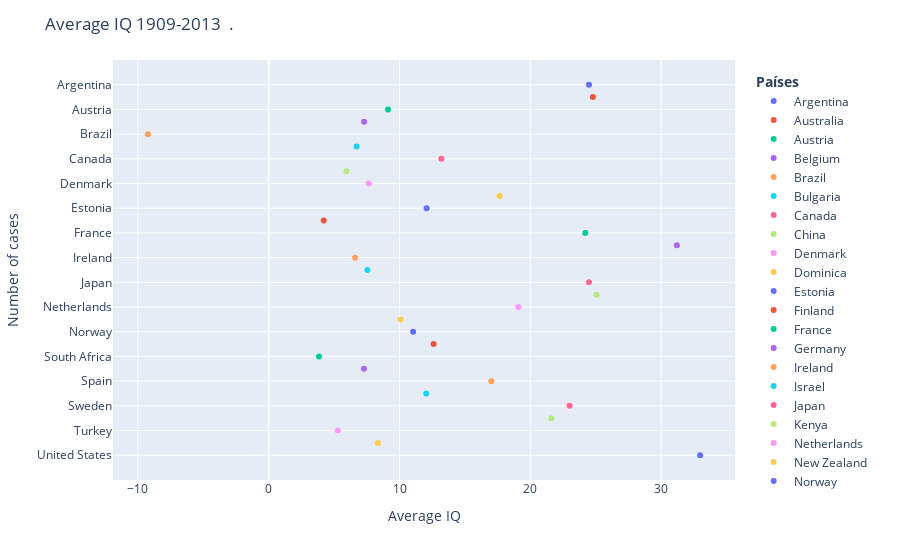

Notebook source saved alongside this figure:
### Code cell
fig = px.scatter(data, x='Average IQ change (Pietschnig and Voracek (2015)) (IQ points)', y='Entity', color='Entity')
fig.update_layout(title='Average IQ 1909-2013  .',
                  xaxis_title='Average IQ ', yaxis_title='Number of cases', legend_title='<b>Países</b>',
                  legend=dict(x=1.03,y=0.98))
fig.show()
# states.tail(10)

### Figure 1 — Plotly figure (JSON) as saved in the notebook; plotly's stock layout.template omitted (floating-point values rounded to 4 significant figures)
{"data": [{"hovertemplate": "Entity=%{y}<br>Average IQ change (Pietschnig and Voracek (2015)) (IQ points)=%{x}<extra></extra>", "legendgroup": "Argentina", "marker": {"color": "#636efa", "symbol": "circle"}, "mode": "markers", "name": "Argentina", "showlegend": true, "type": "scatter", "x": [24.48], "xaxis": "x", "y": ["Argentina"], "yaxis": "y"}, {"hovertemplate": "Entity=%{y}<br>Average IQ change (Pietschnig and Voracek (2015)) (IQ points)=%{x}<extra></extra>", "legendgroup": "Australia", "marker": {"color": "#EF553B", "symbol": "circle"}, "mode": "markers", "name": "Australia", "showlegend": true, "type": "scatter", "x": [24.78], "xaxis": "x", "y": ["Australia"], "yaxis": "y"}, {"hovertemplate": "Entity=%{y}<br>Average IQ change (Pietschnig and Voracek (2015)) (IQ points)=%{x}<extra></extra>", "legendgroup": "Austria", "marker": {"color": "#00cc96", "symbol": "circle"}, "mode": "markers", "name": "Austria", "showlegend": true, "type": "scatter", "x": [9.12], "xaxis": "x", "y": ["Austria"], "yaxis": "y"}, {"hovertemplate": "Entity=%{y}<br>Average IQ change (Pietschnig and Voracek (2015)) (IQ points)=%{x}<extra></extra>", "legendgroup": "Belgium", "marker": {"color": "#ab63fa", "symbol": "circle"}, "mode": "markers", "name": "Belgium", "showlegend": true, "type": "scatter", "x": [7.29], "xaxis": "x", "y": ["Belgium"], "yaxis": "y"}, {"hovertemplate": "Entity=%{y}<br>Average IQ change (Pietschnig and Voracek (2015)) (IQ points)=%{x}<extra></extra>", "legendgroup": "Brazil", "marker": {"color": "#FFA15A", "symbol": "circle"}, "mode": "markers", "name": "Brazil", "showlegend": true, "type": "scatter", "x": [-9.24], "xaxis": "x", "y": ["Brazil"], "yaxis": "y"}, {"hovertemplate": "Entity=%{y}<br>Average IQ change (Pietschnig and Voracek (2015)) (IQ points)=%{x}<extra></extra>", "legendgroup": "Bulgaria", "marker": {"color": "#19d3f3", "symbol": "circle"}, "mode": "markers", "name": "Bulgaria", "showlegend": true, "type": "scatter", "x": [6.72], "xaxis": "x", "y": ["Bulgaria"], "yaxis": "y"}, {"hovertemplate": "Entity=%{y}<br>Average IQ change (Pietschnig and Voracek (2015)) (IQ points)=%{x}<extra></extra>", "legendgroup": "Canada", "marker": {"color": "#FF6692", "symbol": "circle"}, "mode": "markers", "name": "Canada", "showlegend": true, "type": "scatter", "x": [13.2], "xaxis": "x", "y": ["Canada"], "yaxis": "y"}, {"hovertemplate": "Entity=%{y}<br>Average IQ change (Pietschnig and Voracek (2015)) (IQ points)=%{x}<extra></extra>", "legendgroup": "China", "marker": {"color": "#B6E880", "symbol": "circle"}, "mode": "markers", "name": "China", "showlegend": true, "type": "scatter", "x": [5.94], "xaxis": "x", "y": ["China"], "yaxis": "y"}, {"hovertemplate": "Entity=%{y}<br>Average IQ change (Pietschnig and Voracek (2015)) (IQ points)=%{x}<extra></extra>", "legendgroup": "Denmark", "marker": {"color": "#FF97FF", "symbol": "circle"}, "mode": "markers", "name": "Denmark", "showlegend": true, "type": "scatter", "x": [7.65], "xaxis": "x", "y": ["Denmark"], "yaxis": "y"}, {"hovertemplate": "Entity=%{y}<br>Average IQ change (Pietschnig and Voracek (2015)) (IQ points)=%{x}<extra></extra>", "legendgroup": "Dominica", "marker": {"color": "#FECB52", "symbol": "circle"}, "mode": "markers", "name": "Dominica", "showlegend": true, "type": "scatter", "x": [17.64], "xaxis": "x", "y": ["Dominica"], "yaxis": "y"}, {"hovertemplate": "Entity=%{y}<br>Average IQ change (Pietschnig and Voracek (2015)) (IQ points)=%{x}<extra></extra>", "legendgroup": "Estonia", "marker": {"color": "#636efa", "symbol": "circle"}, "mode": "markers", "name": "Estonia", "showlegend": true, "type": "scatter", "x": [12.07], "xaxis": "x", "y": ["Estonia"], "yaxis": "y"}, {"hovertemplate": "Entity=%{y}<br>Average IQ change (Pietschnig and Voracek (2015)) (IQ points)=%{x}<extra></extra>", "legendgroup": "Finland", "marker": {"color": "#EF553B", "symbol": "circle"}, "mode": "markers", "name": "Finland", "showlegend": true, "type": "scatter", "x": [4.2], "xaxis": "x", "y": ["Finland"], "yaxis": "y"}, {"hovertemplate": "Entity=%{y}<br>Average IQ change (Pietschnig and Voracek (2015)) (IQ points)=%{x}<extra></extra>", "legendgroup": "France", "marker": {"color": "#00cc96", "symbol": "circle"}, "mode": "markers", "name": "France", "showlegend": true, "type": "scatter", "x": [24.2], "xaxis": "x", "y": ["France"], "yaxis": "y"}, {"hovertemplate": "Entity=%{y}<br>Average IQ change (Pietschnig and Voracek (2015)) (IQ points)=%{x}<extra></extra>", "legendgroup": "Germany", "marker": {"color": "#ab63fa", "symbol": "circle"}, "mode": "markers", "name": "Germany", "showlegend": true, "type": "scatter", "x": [31.2], "xaxis": "x", "y": ["Germany"], "yaxis": "y"}, {"hovertemplate": "Entity=%{y}<br>Average IQ change (Pietschnig and Voracek (2015)) (IQ points)=%{x}<extra></extra>", "legendgroup": "Ireland", "marker": {"color": "#FFA15A", "symbol": "circle"}, "mode": "markers", "name": "Ireland", "showlegend": true, "type": "scatter", "x": [6.6], "xaxis": "x", "y": ["Ireland"], "yaxis": "y"}, {"hovertemplate": "Entity=%{y}<br>Average IQ change (Pietschnig and Voracek (2015)) (IQ points)=%{x}<extra></extra>", "legendgroup": "Israel", "marker": {"color": "#19d3f3", "symbol": "circle"}, "mode": "markers", "name": "Israel", "showlegend": true, "type": "scatter", "x": [7.54], "xaxis": "x", "y": ["Israel"], "yaxis": "y"}, {"hovertemplate": "Entity=%{y}<br>Average IQ change (Pietschnig and Voracek (2015)) (IQ points)=%{x}<extra></extra>", "legendgroup": "Japan", "marker": {"color": "#FF6692", "symbol": "circle"}, "mode": "markers", "name": "Japan", "showlegend": true, "type": "scatter", "x": [24.48], "xaxis": "x", "y": ["Japan"], "yaxis": "y"}, {"hovertemplate": "Entity=%{y}<br>Average IQ change (Pietschnig and Voracek (2015)) (IQ points)=%{x}<extra></extra>", "legendgroup": "Kenya", "marker": {"color": "#B6E880", "symbol": "circle"}, "mode": "markers", "name": "Kenya", "showlegend": true, "type": "scatter", "x": [25.06], "xaxis": "x", "y": ["Kenya"], "yaxis": "y"}, {"hovertemplate": "Entity=%{y}<br>Average IQ change (Pietschnig and Voracek (2015)) (IQ points)=%{x}<extra></extra>", "legendgroup": "Netherlands", "marker": {"color": "#FF97FF", "symbol": "circle"}, "mode": "markers", "name": "Netherlands", "showlegend": true, "type": "scatter", "x": [19.08], "xaxis": "x", "y": ["Netherlands"], "yaxis": "y"}, {"hovertemplate": "Entity=%{y}<br>Average IQ change (Pietschnig and Voracek (2015)) (IQ points)=%{x}<extra></extra>", "legendgroup": "New Zealand", "marker": {"color": "#FECB52", "symbol": "circle"}, "mode": "markers", "name": "New Zealand", "showlegend": true, "type": "scatter", "x": [10.08], "xaxis": "x", "y": ["New Zealand"], "yaxis": "y"}, {"hovertemplate": "Entity=%{y}<br>Average IQ change (Pietschnig and Voracek (2015)) (IQ points)=%{x}<extra></extra>", "legendgroup": "Norway", "marker": {"color": "#636efa", "symbol": "circle"}, "mode": "markers", "name": "Norway", "showlegend": true, "type": "scatter", "x": [11.04], "xaxis": "x", "y": ["Norway"], "yaxis": "y"}, {"hovertemplate": "Entity=%{y}<br>Average IQ change (Pietschnig and Voracek (2015)) (IQ points)=%{x}<extra></extra>", "legendgroup": "Saudi Arabia", "marker": {"color": "#EF553B", "symbol": "circle"}, "mode": "markers", "name": "Saudi Arabia", "showlegend": true, "type": "scatter", "x": [12.6], "xaxis": "x", "y": ["Saudi Arabia"], "yaxis": "y"}, {"hovertemplate": "Entity=%{y}<br>Average IQ change (Pietschnig and Voracek (2015)) (IQ points)=%{x}<extra></extra>", "legendgroup": "South Africa", "marker": {"color": "#00cc96", "symbol": "circle"}, "mode": "markers", "name": "South Africa", "showlegend": true, "type": "scatter", "x": [3.84], "xaxis": "x", "y": ["South Africa"], "yaxis": "y"}, {"hovertemplate": "Entity=%{y}<br>Average IQ change (Pietschnig and Voracek (2015)) (IQ points)=%{x}<extra></extra>", "legendgroup": "South Korea", "marker": {"color": "#ab63fa", "symbol": "circle"}, "mode": "markers", "name": "South Korea", "showlegend": true, "type": "scatter", "x": [7.28], "xaxis": "x", "y": ["South Korea"], "yaxis": "y"}, {"hovertemplate": "Entity=%{y}<br>Average IQ change (Pietschnig and Voracek (2015)) (IQ points)=%{x}<extra></extra>", "legendgroup": "Spain", "marker": {"color": "#FFA15A", "symbol": "circle"}, "mode": "markers", "name": "Spain", "showlegend": true, "type": "scatter", "x": [17.02], "xaxis": "x", "y": ["Spain"], "yaxis": "y"}, {"hovertemplate": "Entity=%{y}<br>Average IQ change (Pietschnig and Voracek (2015)) (IQ points)=%{x}<extra></extra>", "legendgroup": "Sudan", "marker": {"color": "#19d3f3", "symbol": "circle"}, "mode": "markers", "name": "Sudan", "showlegend": true, "type": "scatter", "x": [12.04], "xaxis": "x", "y": ["Sudan"], "yaxis": "y"}, {"hovertemplate": "Entity=%{y}<br>Average IQ change (Pietschnig and Voracek (2015)) (IQ points)=%{x}<extra></extra>", "legendgroup": "Sweden", "marker": {"color": "#FF6692", "symbol": "circle"}, "mode": "markers", "name": "Sweden", "showlegend": true, "type": "scatter", "x": [23], "xaxis": "x", "y": ["Sweden"], "yaxis": "y"}, {"hovertemplate": "Entity=%{y}<br>Average IQ change (Pietschnig and Voracek (2015)) (IQ points)=%{x}<extra></extra>", "legendgroup": "Switzerland", "marker": {"color": "#B6E880", "symbol": "circle"}, "mode": "markers", "name": "Switzerland", "showlegend": true, "type": "scatter", "x": [21.6], "xaxis": "x", "y": ["Switzerland"], "yaxis": "y"}, {"hovertemplate": "Entity=%{y}<br>Average IQ change (Pietschnig and Voracek (2015)) (IQ points)=%{x}<extra></extra>", "legendgroup": "Turkey", "marker": {"color": "#FF97FF", "symbol": "circle"}, "mode": "markers", "name": "Turkey", "showlegend": true, "type": "scatter", "x": [5.28], "xaxis": "x", "y": ["Turkey"], "yaxis": "y"}, {"hovertemplate": "Entity=%{y}<br>Average IQ change (Pietschnig and Voracek (2015)) (IQ points)=%{x}<extra></extra>", "legendgroup": "United Kingdom", "marker": {"color": "#FECB52", "symbol": "circle"}, "mode": "markers", "name": "United Kingdom", "showlegend": true, "type": "scatter", "x": [8.36], "xaxis": "x", "y": ["United Kingdom"], "yaxis": "y"}, {"hovertemplate": "Entity=%{y}<br>Average IQ change (Pietschnig and Voracek (2015)) (IQ points)=%{x}<extra></extra>", "legendgroup": "United States", "marker": {"color": "#636efa", "symbol": "circle"}, "mode": "markers", "name": "United States", "showlegend": true, "type": "scatter", "x": [32.98], "xaxis": "x", "y": ["United States"], "yaxis": "y"}], "layout": {"legend": {"title": {"text": "<b>Países</b>"}, "tracegroupgap": 0, "x": 1.03, "y": 0.98}, "margin": {"t": 60}, "title": {"text": "Average IQ 1909-2013  ."}, "xaxis": {"anchor": "y", "domain": [0, 1], "title": {"text": "Average IQ "}}, "yaxis": {"anchor": "x", "categoryarray": ["United States", "United Kingdom", "Turkey", "Switzerland", "Sweden", "Sudan", "Spain", "South Korea", "South Africa", "Saudi Arabia", "Norway", "New Zealand", "Netherlands", "Kenya", "Japan", "Israel", "Ireland", "Germany", "France", "Finland", "Estonia", "Dominica", "Denmark", "China", "Canada", "Bulgaria", "Brazil", "Belgium", "Austria", "Australia", "Argentina"], "categoryorder": "array", "domain": [0, 1], "title": {"text": "Number of cases"}}}}
